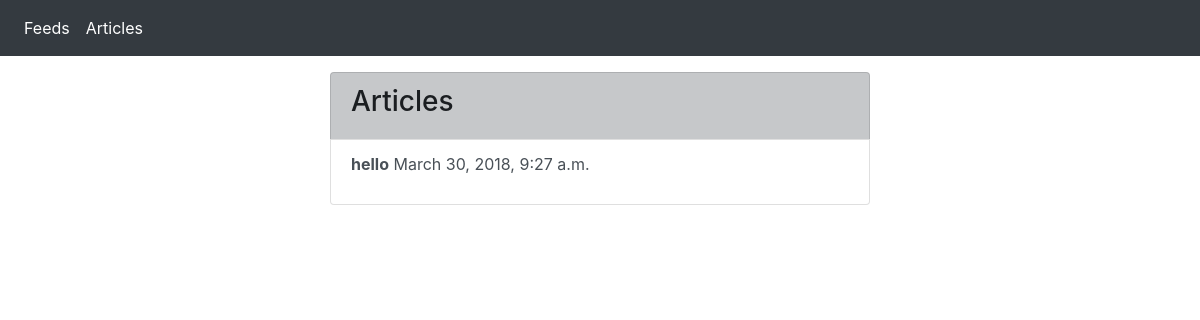
Before: /article with the older database file.
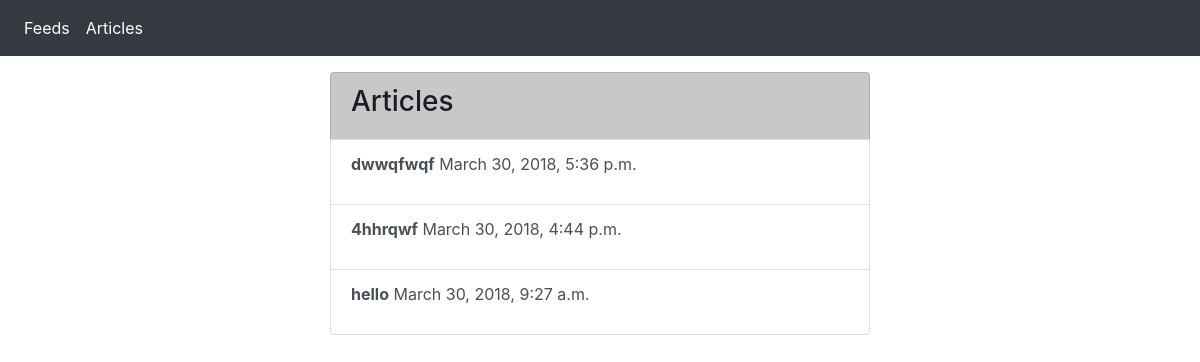
After: the same page with the newer database file.
### article/models.py (models this page shows, shortened)
class Article(models.Model):
	profile = models.ForeignKey(Profile,related_name = 'posted_by',on_delete = models.CASCADE)
	content = models.TextField()
	name = models.CharField(max_length = 50,primary_key = True)
	time = models.DateTimeField()
	like = models.IntegerField(default = 0)
	comment = models.IntegerField(default = 0)
	def get_absolute_url(self):
		return reverse('article-detail',args = [self.name])

### feed/templates/article/articleList.html (shortened to what this page needs)
{% extends "feed/basic.html" %}
{% block content %}
	<div class="list-group mt-3">
        <a href="/" class="list-group-item list-group-item-action list-group-item-dark"><h3>Articles</h3></a>
            {% for u in object_list %}
                <a href="{{ u.get_absolute_url }}" class="list-group-item list-group-item-action"><p><b>{{u.name}}</b> {{u.time}}</p></a>
            {% endfor %}
    </div>
{% endblock %}

Changed rows visible on the page:
added Article: name "dwwqfwqf", time "March 30, 2018, 5:36 p.m."
added Article: name "4hhrqwf", time "March 30, 2018, 4:44 p.m."
